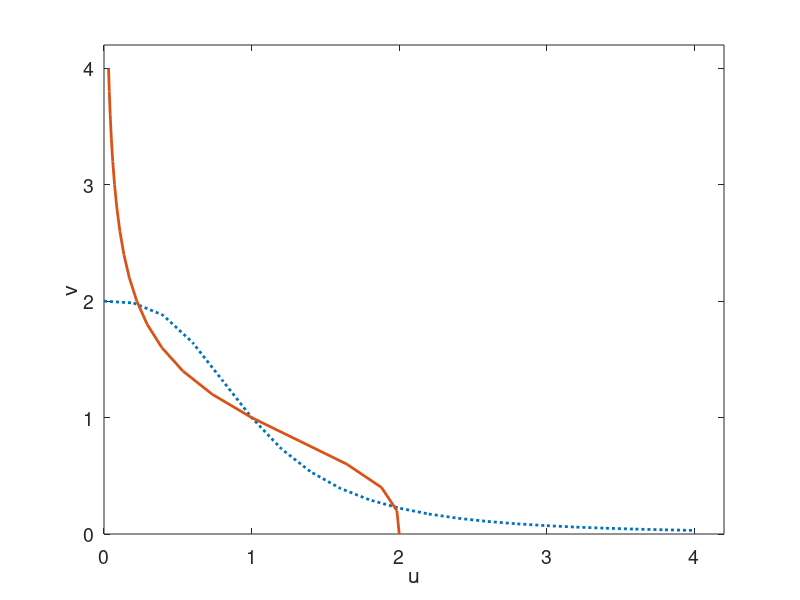

This figure's MATLAB source: (Note: this script raises an error after producing the figure.)
clear all

set(0,'defaultTextFontSize',14)
set(0,'DefaultAxesFontSize',14)

warning off

ulist=0:.2:4;
vlist=0:.2:4;


%SET PARAMETERS
a=2;
b=3;
p=[a,b];



%PLOT NULLCLINES
figure
set(gca,'FontSize',20)
vlist_for_u_nullcline=a./(1+vlist.^b) ;
ulist_for_v_nullcline=a./(1+ulist.^b) ;

plot(ulist,vlist_for_u_nullcline,':','Linewidth',2); hold on
plot(ulist_for_v_nullcline,vlist,'Linewidth',2); hold on

axis([0 max(ulist)+.2 0 max(vlist)+.2])
xlabel('u'); ylabel('v')


%Set initial state
u_initial=0 ;
v_initial=0.5 ;
initial_state=[u_initial ; v_initial];

%%%% Plot solutions
[T,X] = ode45(@toggle2_odefun,[0 1000],initial_state,[],p);

plot(X(:,1),X(:,2),'-','LineWidth',6)
title('Noise-free:  Light lines are nullclines; heavy line is trajec.')



%_________________________________


%%%%%%%%%%%%%%%%%%%%%%%%%%%%%%%%%%%%%%%%%%%%%%%%%%
%%%%%%%%%%%%%%%%%%%%%%%%%%%%%%%%%%%%%%%%%%%%%%%%%%
%%%%%%%%%%%%%%%%%%%%%%%%%%%%%%%%%%%%%%%%%%%%%%%%%%

%Now implement STOCHASTIC euler method integration

%gaussian white noise with amplitude eps
eps=0.5;

%first, define where my trajectory starts at time 0
u_0=0.0;   v_0=0.1;
initial_state=[u_0 ; v_0];



%number of timesteps of size h I need to take to get to Tmax
h=0.01 ; %timestep
Tmax=500;
numsteps=Tmax/h;

%Make a dummy matrix that is going to hold my trajectory.
%Each column is the solution at one timestep 
%col 1 is initial state, col 2 is timestep h, col 2 is timestep h+1, ...
%Note that the columns are of length 2:  first element is u(t), second
%element is v(t)
state_matrix=zeros(2,numsteps);  


%all that I know is the initial value of the state, so "set" that
state_matrix(:,1)=initial_state;

%p is vector of parameters:  
p=[a,b];

%now, do the STOCHASTIC euler method!
for n=1:(numsteps-1)
    state_matrix(:,n+1)=state_matrix(:,n) + h*toggle2_odefun(0,state_matrix(:,n),p) + eps*sqrt(h)*randn(2,1) ;
end




figure
tlist=0:h:(Tmax-h);
set(gca,'FontSize',16)
plot(tlist,state_matrix(1,:),'r','LineWidth',2); hold on
plot(tlist,state_matrix(2,:),'k','LineWidth',2); hold on
legend('state 1','state 2')
xlabel('time')

%%%%%%%%%%%%%%%%%%%%%%%%%
anim_flag=1;

if anim_flag
%simple animation
%plot nullclines as before
figure
set(gca,'FontSize',16)
plot(ulist,vlist_for_u_nullcline,':','Linewidth',2); hold on
plot(vlist_for_u_nullcline,vlist,'Linewidth',2); hold on

axis([0 max(ulist)+.2 0 max(vlist)+.2])
xlabel('u'); ylabel('v')


%add a moving dot with current value of trajectory
%to the direction field plot
%note that I want to plot on horizontal axis u(t), on vertical axis v(t),
%so I pick out the rows of state_matrix and plot them against eachother

for n=1:(numsteps-1)
    plot(state_matrix(1,n),state_matrix(2,n),'.','EraseMode','xor','MarkerSize',15)
    drawnow
end
    
end    